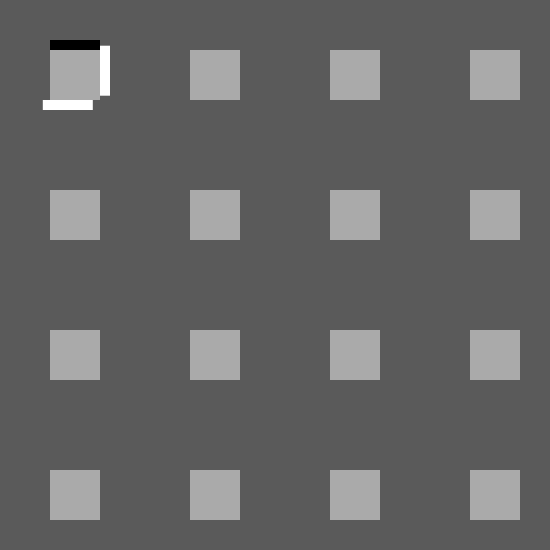
Frame 1 (no input)
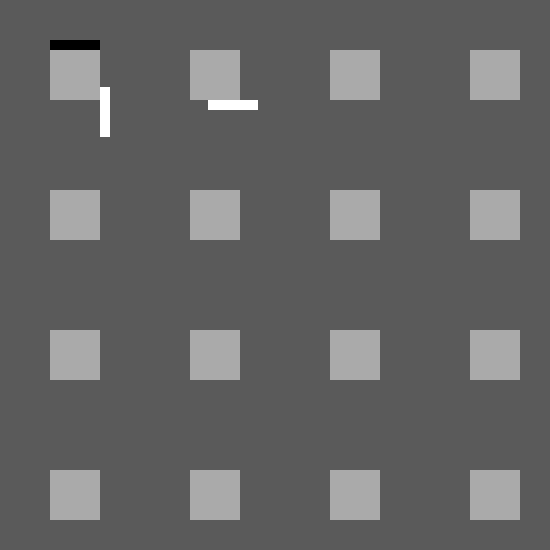
Frame 60 (the mouse pressed at the canvas centre just before this capture)
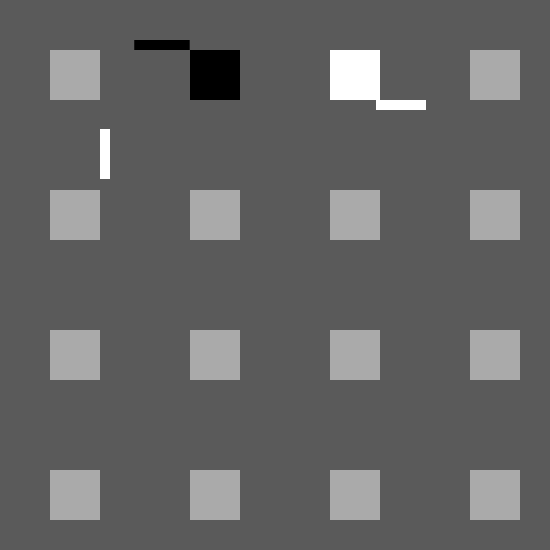
Frame 120 (the mouse held since frame 60 and released just before this capture)

The Processing sketch that drew these frames (run headless with seeded random() and noise(); from frame 60 on, the mouse is pressed at the canvas centre):

// Processing sketch: processing_157577
// ── processing_157577.pde

/*
"Quadro Pendola" by Lorenzo, licensed under Creative Commons Attribution-Share Alike 3.0. 
*/
int[]step= {// 16 beats _ b1=(b0+140)
  50, 190, 330, 470, 610, 750, 890, 1030, 1170, 1310, 1450, 1590, 1730, 1870, 1990, 2130
};
float V = 2.8; // VelocitÃ  della battuta
int N = 16; // Durata per Battuta
int a = 20; // margine sinistro? _ punto 0
int b = step[0]; // lato riquadro
float z = a; // coordinata orizzontale
float B = a;// coordinataX - Pendola

void setup() 
{
  size (550, 550);
  //  noLoop();
}

void draw() 
{
  background(90);
  noStroke();
  if (z>(a+b)*2*N+a)//// Durata del Loop
  { ////////////////////
    z=a;//// ripati da 0 
  }/////////////////////
  z= z+V; //////////////
  fill(255);// Spie scorrevoli: 
  rect(z+a, step[0]+b, b, 10);//oriz
  rect(step[0]+b, z/4+2*a, 10, b);//vert
  for (int p=0;p<N;p++)////////////////////////////////
  {///////////////////////////////////////////////////
    fill(170);//////////////// Riquadri o Steps
    rect(step[p], step[0], b, b); // 90
    rect(step[p], step[1], b, b); // 190
    rect(step[p], step[2], b, b); // 290
    rect(step[p], step[3], b, b); // 390
    fill(0);
    rect(B+30, 40, b, 10);/////// binarPendolo
    if ((z > step[0])&&(z<step[0]+b+a))////////// beat 0
    {///////////////////////////////////////////
      fill(255);//
      rect(step[0], step[0], b, b); //
      B=a;
      fill(170);
      rect(B+30, 40, b, 10);//
    }
    if ((z > step[1])&&(z<step[1]+b+a))////////// beat 1
    {///////////////////////////////////////////
      fill(0);
      rect(step[0], step[0], b, b); //
      fill(255);//
      rect(step[1], step[0], b, b); //
      B=B+0.35;
    }
    if ((z > step[2])&&(z<step[2]+b+a))////////// b 2
    {///////////////////////////////////////////
      fill(0);
      rect(step[1], step[0], b, b); //
      fill(255);//
      rect(step[2], step[0], b, b); //
      B=B-0.35;
    }
    if ((z > step[3])&&(z<step[3]+b+a))////////// b 3
    {///////////////////////////////////////////
      fill(0);
      rect(step[0], step[0], b, b); //
      rect(step[1], step[0], b, b); //
      fill(255);//
      rect(step[3], step[0], b, b); //
      B=B+0.7;
    }
    if ((z > step[4])&&(z<step[4]+b+a))////////// 4
    {///////////////////////////////////////////
      fill(0);
      rect(step[2], step[0], b, b); //
      fill(255);//
      rect(step[0], step[1], b, b); ////
      B=B-0.7;//z-140*2;
    }
    if ((z > step[5])&&(z<step[5]+b+a))////////// 5
    {///////////////////////////////////////////
      fill(0);
      rect(step[0], step[0], b, b); //
      rect(step[2], step[0], b, b); //
      fill(255);//
      rect(step[1], step[1], b, b); ////
      B=B+0.35;
    }
    if ((z > step[6])&&(z<step[6]+b+a))////////// 6
    {///////////////////////////////////////////
      fill(0);
      rect(step[1], step[0], b, b); //
      rect(step[2], step[0], b, b); //
      fill(255);//
      rect(step[2], step[1], b, b); ////
      B=B+0.35;
    }
    if ((z > step[7])&&(z<step[7]+b+a))////////// 7
    {///////////////////////////////////////////
      fill(0);
      rect(step[0], step[0], b, b); //
      rect(step[1], step[0], b, b); //
      rect(step[2], step[0], b, b); //
      fill(255);//
      rect(step[3], step[1], b, b); ////
      B=B+0.35;
    }
    if ((z > step[8])&&(z<step[8]+b+a))////////// 8
    {///////////////////////////////////////////
      fill(0);
      rect(step[3], step[0], b, b); //
      fill(255);//
      rect(step[0], step[2], b, b); //////
      B=B-1.05;
    }
    if ((z > step[9])&&(z<step[9]+b+a))////////// 9
    {///////////////////////////////////////////
      fill(0);
      rect(step[0], step[0], b, b); //
      rect(step[3], step[0], b, b); //
      fill(255);//
      rect(step[1], step[2], b, b); //////
      B=B+0.35;
    }
    if ((z > step[10])&&(z<step[10]+b+a))//////// 10
    {///////////////////////////////////////////
      fill(0);
      rect(step[1], step[0], b, b); //
      rect(step[3], step[0], b, b); //
      fill(255);//
      rect(step[2], step[2], b, b); //////
      B=B-0.35;
    }
    if ((z > step[11])&&(z<step[11]+b+a))//////// 11
    {///////////////////////////////////////////
      fill(0);
      rect(step[0], step[0], b, b); //
      rect(step[1], step[0], b, b); //
      rect(step[3], step[0], b, b); //
      fill(255);//
      rect(step[3], step[2], b, b); //////
      B=B+0.7;
    }
    if ((z > step[12])&&(z<step[12]+b+a))//////// 12
    {///////////////////////////////////////////
      fill(0);
      rect(step[2], step[0], b, b); //
      rect(step[3], step[0], b, b); //
      fill(255);//
      rect(step[0], step[3], b, b); ////////
      B=B-0.7;
    }
    if ((z > step[13])&&(z<step[13]+b+a))//////// 13
    {///////////////////////////////////////////
      fill(0);
      rect(step[0], step[0], b, b); //
      rect(step[2], step[0], b, b); //
      rect(step[3], step[0], b, b); //
      fill(255);//
      rect(step[1], step[3], b, b); ////////
      B=B+0.35;
    }
    if ((z > step[14])&&(z<step[14]+b+a))//////// 14
    {///////////////////////////////////////////
      fill(0);
      rect(step[1], step[0], b, b); //
      rect(step[2], step[0], b, b); //
      rect(step[3], step[0], b, b); //
      fill(255);//
      rect(step[2], step[3], b, b); ////////
      B=B+0.7;
    }
    if ((z > step[15])&&(z<step[15]+b+a))//////// 15
    {///////////////////////////////////////////
      fill(0);
      rect(step[0], step[0], b, b); //
      rect(step[1], step[0], b, b); //
      rect(step[2], step[0], b, b); //
      rect(step[3], step[0], b, b); //
      fill(255);//
      rect(step[3], step[3], b, b); ////////
      B=B+0.35;
    }
    if (B>width-b) {
      B=-10-b;
    }
  }
}
